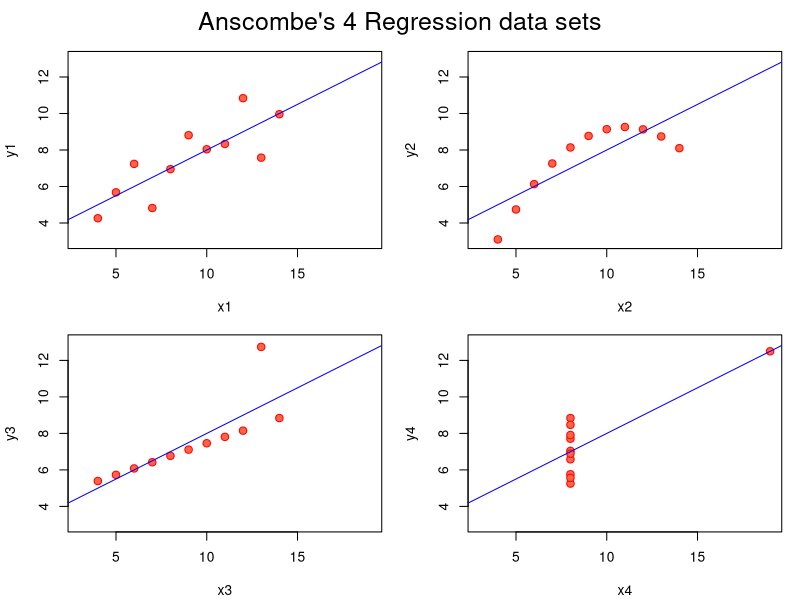
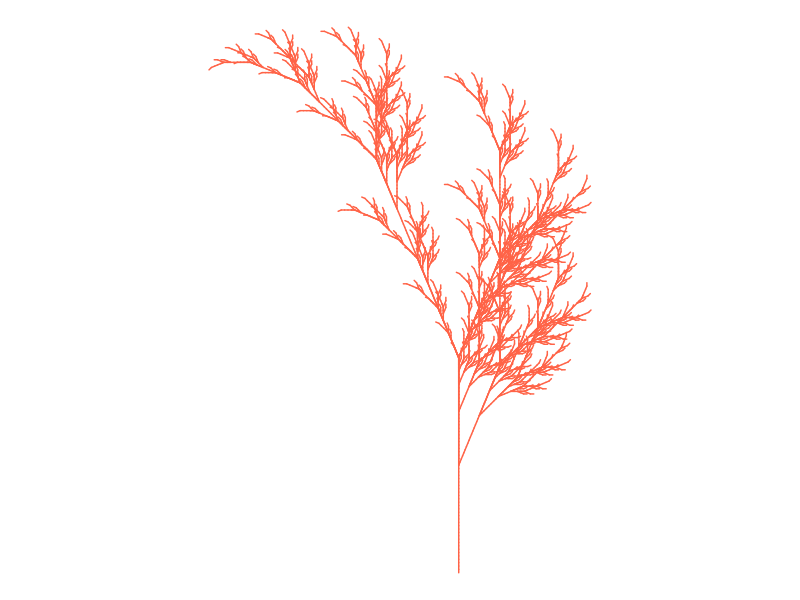

Write the R code that produced these figures, in order.
## ---- chunk 1
## Anscombe (1973) Quartlet
data(anscombe)  # Load Anscombe's data
View(anscombe) # View the data
summary(anscombe)

## Regression models
lm1 <- lm(y1 ~ x1, data=anscombe)
summary(lm1)
lm2 <- lm(y2 ~ x2, data=anscombe)
summary(lm2)
lm3 <- lm(y3 ~ x3, data=anscombe)
summary(lm3)
lm4 <- lm(y4 ~ x4, data=anscombe)
summary(lm4)

## Plotting the regressions
ff <- y ~ x
mods <- setNames(as.list(1:4), paste0("lm", 1:4))

# Plot using for loop
for(i in 1:4) {
  ff[2:3] <- lapply(paste0(c("y","x"), i), as.name)
  ## or   ff[[2]] <- as.name(paste0("y", i))
  ##      ff[[3]] <- as.name(paste0("x", i))
  mods[[i]] <- lmi <- lm(ff, data = anscombe)
  print(anova(lmi))
}

sapply(mods, coef)  # Note the use of this function
lapply(mods, function(fm) coef(summary(fm)))

# Preparing for the plots
op <- par(mfrow = c(2, 2), mar = 0.1+c(4,4,1,1), oma =  c(0, 0, 2, 0))

# Plot charts using for loop
for(i in 1:4) {
  ff[2:3] <- lapply(paste0(c("y","x"), i), as.name)
  plot(ff, data = anscombe, col = "red", pch = 21, bg = "tomato", cex = 1.2,
       xlim = c(3, 19), ylim = c(3, 13))
  abline(mods[[i]], col = "blue")
}
mtext("Anscombe's 4 Regression data sets", outer = TRUE, cex = 1.5)
par(op)
## ---- chunk 2
## Data Visualization
## Objective: Create graphics with R
## Title: Fall color
# Credit: https://fronkonstin.com

# Install packages
#install.packages(c("gsubfn", "proto", "tidyverse"))

library(gsubfn)
library(tidyverse)

# Define elements in plant art
# Each image corresponds to a different axiom, rules, angle and depth

# Leaf of Fall

axiom="X"
rules=list("X"="F-[[X]+X]+F[+FX]-X", "F"="FF")
angle=22.5
depth=6


for (i in 1:depth) axiom=gsubfn(".", rules, axiom)

actions=str_extract_all(axiom, "\\d*\\+|\\d*\\-|F|L|R|\\[|\\]|\\|") %>% unlist

status=data.frame(x=numeric(0), y=numeric(0), alfa=numeric(0))
points=data.frame(x1 = 0, y1 = 0, x2 = NA, y2 = NA, alfa=90, depth=1)


# Generating data
# Note: may take a minute or two

for (action in actions)
{
  if (action=="F")
  {
    x=points[1, "x1"]+cos(points[1, "alfa"]*(pi/180))
    y=points[1, "y1"]+sin(points[1, "alfa"]*(pi/180))
    points[1,"x2"]=x
    points[1,"y2"]=y
    data.frame(x1 = x, y1 = y, x2 = NA, y2 = NA,
               alfa=points[1, "alfa"],
               depth=points[1,"depth"]) %>% rbind(points)->points
  }
  if (action %in% c("+", "-")){
    alfa=points[1, "alfa"]
    points[1, "alfa"]=eval(parse(text=paste0("alfa",action, angle)))
  }
  if(action=="["){
    data.frame(x=points[1, "x1"], y=points[1, "y1"], alfa=points[1, "alfa"]) %>%
      rbind(status) -> status
    points[1, "depth"]=points[1, "depth"]+1
  }
  
  if(action=="]"){
    depth=points[1, "depth"]
    points[-1,]->points
    data.frame(x1=status[1, "x"], y1=status[1, "y"], x2=NA, y2=NA,
               alfa=status[1, "alfa"],
               depth=depth-1) %>%
      rbind(points) -> points
    status[-1,]->status
  }
}

ggplot() +
  geom_segment(aes(x = x1, y = y1, xend = x2, yend = y2),
               lineend = "round",
               color="tomato", # Set your own Fall: "tomato"
               data=na.omit(points)) +
  coord_fixed(ratio = 1) +
  theme_void() # No grid nor axes
